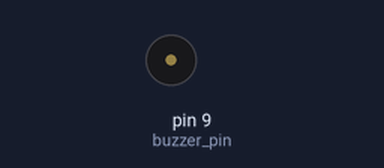
Bench run of a sketch on a simulated Arduino Uno, built with avr-gcc and run on an emulated ATmega328P. On the bench: buzzer (waves = sounding, pin HIGH).

Above: at 0.35 s.
Timing chart, 0 to 3.0 s (numbered marks = the images above):
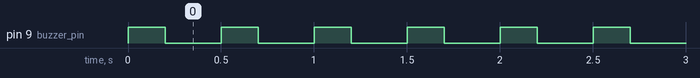

Measured:
- by itself, pin 9 (buzzer_pin): alternates HIGH for 0.20 s and LOW for 0.30 s

The sketch:

app.ino
```cpp
const int buzzer_pin = 9;

void setup()
{
  pinMode(buzzer_pin, OUTPUT);
}

void loop()
{
  digitalWrite(buzzer_pin, HIGH);
  delay(200);

  digitalWrite(buzzer_pin, LOW);
  delay(300);
}
```
